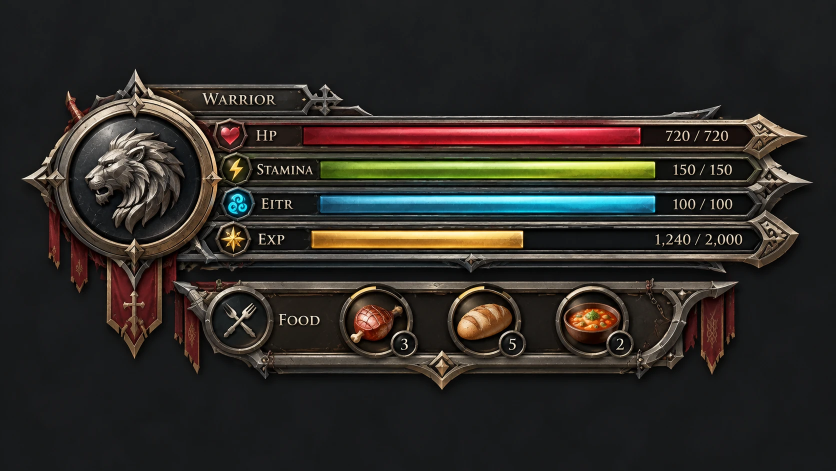
#> input picture docs/source_art/hud_frames/HUD_warrior.png, 1672 x 941 px (shown at 1/2 size); its folder holds 4 pictures in this run
$ python build_hud_frames.py
#> lines starting #> are read from the running program, lines starting #| are printed output that depends on the picture; after the words box and inside, x2 and y2 are one past the last pixel; in counts of white or black regions, pixels touching at a corner belong together
"""v0.25.68 HUD frames from the user's four paintings (docs/source_art/hud_frames/HUD_<class>.png).
Cleans each painting (bar fills, values, class name, food items/counts removed -> live), keys the
background to alpha, recolours the class accent per Advancement Class and writes a preview sheet.
Usage: python3 tools/build_hud_frames.py [preview_out.png] [asset_out_dir]"""
import sys, os, math
import numpy as np, cv2
from PIL import Image, ImageDraw, ImageFont, ImageFilter

ROOT = os.path.dirname(os.path.dirname(os.path.abspath(__file__)))
SRC = os.path.join(ROOT, "docs", "source_art", "hud_frames")
SERIF = "/usr/share/fonts/truetype/dejavu/DejaVuSerif-Bold.ttf"
HUE = {"red": [(0, 12), (165, 180)], "lime": [(25, 50)], "blue": [(85, 118)], "gold": [(10, 32)]}

# Per Base Class geometry in painting pixels.
# bars: (hue key, y band, search x0, x1, x max of the channel)
CLASSES = {
 "Warrior": dict(file="warrior", accent=[(0, 12), (165, 180)],
    # v0.25.80 (user: Warrior like every Class - numbers inside the bars): the painted value column is cleaned and
    # the bars run on to the end caps (trough repainted up to xmax via trough_to_xmax).
    bars=[("red", 245, 300, 590, 1286, 1478), ("lime", 313, 367, 590, 1314, 1494), ("blue", 381, 435, 590, 1314, 1494), ("gold", 451, 507, 590, 1052, 1504)], trough=(1100, 1280), tip=6, trough_to_xmax=True, values_inside=True,
    values=(1292, 245, 1500, 505), value_x=1490,
    name=(330, 176, 600, 222),
    food=[((752, 640), 50), ((968, 640), 50), ((1185, 640), 50)], food_text=[(808, 688), (1024, 688), (1240, 688)], food_digit_r=15,
    keep=[(420, 230, 600, 510)], cut=(374, 443, 432, 340, 545)),
 "Ranger": dict(file="ranger", accent=[(30, 85)],
    bars=[("red", 238, 282, 580, 1292, 1400), ("lime", 304, 352, 580, 1156, 1400), ("blue", 372, 420, 580, 1136, 1400), ("gold", 440, 488, 580, 1082, 1390)], trough=(1150, 1370), tip=6,
    values=None, name=(440, 512, 730, 552),
    food=[((708, 675), 42), ((950, 675), 40), ((1195, 675), 42)], food_text=[(784, 667), (1026, 667), (1272, 667)], food_digit_r=17,
    keep=[(430, 232, 500, 492)], cut=(362, 430, 410, 280, 595),
    # v0.25.164 finish: label column = icon chip + text up to the LAST bar start (STAMINA reaches past the HP fill start),
    # source columns from the clean trough; food slots repainted flat (the leaf garnish spills past any circle).
    label_x1="max", label_sx=1150,
    food_fill=[(648, 641, 836, 717, 845), (890, 641, 1078, 717, 1087), (1135, 641, 1323, 717, 1332)]),
 "Sorcerer": dict(file="sorcerer", accent=[(112, 165)],
    bars=[("red", 230, 282, 700, 1462, 1458), ("lime", 298, 352, 700, 1290, 1462), ("blue", 366, 420, 700, 1226, 1465), ("gold", 436, 492, 700, 1124, 1462)], trough=(1150, 1440), tip=10,
    values=None, name=(205, 522, 455, 568),
    food=[((815, 680), 44), ((975, 680), 44), ((1135, 680), 44)], food_text=[(853, 713), (1013, 713), (1173, 713)], food_digit_r=14,
    keep=[(520, 225, 610, 495)], cut=(358, 428, 515, 420, 590), label_x1="max", label_sx=1180),
 "Cleric": dict(file="cleric", accent=[(12, 34)],
    bars=[("red", 278, 330, 660, 1452, 1448), ("lime", 357, 405, 660, 1400, 1450), ("blue", 434, 484, 660, 1400, 1450), ("gold", 506, 560, 660, 1146, 1450)], trough=(1240, 1440), tip=22,
    values=None, name=(200, 578, 380, 622),
    food=[((760, 672), 46), ((1012, 672), 46), ((1266, 672), 48)], food_text=[(870, 672), (1120, 672), (1374, 672)], food_digit_r=0,
    keep=[(470, 270, 560, 570)], food_erase=[(815, 650, 925, 695), (1065, 650, 1175, 695), (1318, 650, 1430, 695)], cut=(420, 494, 470, 410, 628)),
}
# Advancement Class colours (target hue in OpenCV 0-180, saturation multiplier, value multiplier)
ACS = {
 "Warrior": [("Warrior", None), ("Sword Master", (108, 1.15, 1.1)), ("Mercenary", (12, 1.2, 1.15))],
 "Cleric": [("Cleric", None), ("Paladin", (172, 0.9, 1.0)), ("Priest", (72, 0.9, 1.0))],
 "Sorcerer": [("Sorcerer", None), ("Archmage", (115, 1.0, 1.05)), ("Horizon Walker", (92, 1.0, 1.05))],
 "Ranger": [("Ranger", None), ("Acrobat", (80, 1.0, 1.05)), ("Bowmaster", (20, 1.2, 1.1))],
}

def hue_mask(hsv, ranges, smin, vmin):
    h, s, v = hsv[..., 0], hsv[..., 1], hsv[..., 2]
    m = np.zeros(h.shape, bool)
    for a, b in ranges: m |= (h >= a) & (h <= b)
    return m & (s >= smin) & (v >= vmin)

def build(cls):
    g = CLASSES[cls]
    bgr = cv2.imread(os.path.join(SRC, "HUD_" + g["file"] + ".png"))
    hsv = cv2.cvtColor(bgr, cv2.COLOR_BGR2HSV)
    H, W = bgr.shape[:2]
    erase = np.zeros((H, W), np.uint8)
    strips = []
    base_img = bgr.copy()
    # trough profile: averaged columns of the empty EXP channel, resampled per bar
    gk, gy0, gy1, gx0, gx1, gxm = g["bars"][3]
    gm = hue_mask(hsv[gy0:gy1, gx0:gx1], HUE[gk], 70, 70)
    gys = np.nonzero(gm)[0]
    ty0, ty1 = gy0 + gys.min() - 4, gy0 + gys.max() + 5
    tx0, tx1 = g["trough"]
    profile = bgr[ty0:ty1, tx0:tx1].astype(float).mean(axis=1)   # (h, 3)
    for key, y0, y1, x0, x1, xmax in g["bars"]:
        m = np.zeros((H, W), np.uint8)
        m[y0:y1, x0:x1] = hue_mask(hsv[y0:y1, x0:x1], HUE[key], 70, 70)
        m = cv2.morphologyEx(m, cv2.MORPH_CLOSE, np.ones((5, 5), np.uint8))
        n, lab, st, _ = cv2.connectedComponentsWithStats(m, 8)
        if n > 1:
            big = 1 + int(np.argmax(st[1:, 4]))
            keepc = [i for i in range(1, n) if st[i, 4] > 150 and abs((st[i, 1] + st[i, 3] / 2) - (st[big, 1] + st[big, 3] / 2)) < 8]
            m = np.isin(lab, keepc).astype(np.uint8)
        ys, xs = np.nonzero(m)
        bx0, bx1, by0, by1 = xs.min(), xs.max(), ys.min(), ys.max()
        pad = 3
        crop = bgr[by0 - pad:by1 + pad + 1, bx0 - pad:bx1 + pad + 1]
        alpha = cv2.GaussianBlur(cv2.dilate(m[by0 - pad:by1 + pad + 1, bx0 - pad:bx1 + pad + 1] * 255, np.ones((3, 3), np.uint8)), (5, 5), 0)
        strips.append(dict(key=key, img=crop, alpha=alpha, x0=bx0 - pad, y0=by0 - pad, xmax=xmax + pad, full=(bx1 + pad)))
        # paint the empty trough over the fill (+ its glow tip), feathered at the ends
        ry0, ry1 = by0 - 4, by1 + 5
        rx0, rx1 = bx0 - 4, min(W - 1, bx1 + g["tip"] + 8)
        if g.get("trough_to_xmax"): rx1 = max(rx1, min(W - 1, xmax + 4))
        hgt = ry1 - ry0
        prof = cv2.resize(profile[None, :, :].astype(np.float32), (hgt, 1), interpolation=cv2.INTER_LINEAR)[0]
        block = np.repeat(prof[:, None, :], rx1 - rx0, axis=1)
        wgt = np.ones((hgt, rx1 - rx0))
        f = 6
        for i in range(f):
            wgt[:, i] *= (i + 1) / (f + 1); wgt[:, -1 - i] *= (i + 1) / (f + 1)
            wgt[i, :] *= (i + 1) / (f + 1); wgt[-1 - i, :] *= (i + 1) / (f + 1)
        reg = base_img[ry0:ry1, rx0:rx1].astype(float)
        base_img[ry0:ry1, rx0:rx1] = (reg * (1 - wgt[..., None]) + block * wgt[..., None]).astype(np.uint8)
    bgr_src = bgr
    bgr = base_img
    def text_erase(rect, smax=90, vmin=120):
        x0, y0, x1, y1 = rect
        sub = hsv[y0:y1, x0:x1]
        t = ((sub[..., 1] <= smax) & (sub[..., 2] >= vmin)).astype(np.uint8) * 255
        erase[y0:y1, x0:x1] |= cv2.dilate(t, np.ones((5, 5), np.uint8))
    if g["values"]: text_erase(g["values"], 90, 110)
    text_erase(g["name"], 110, 120)
    if not g.get("food_fill"):
        for (c, r) in g["food"]:
            cv2.circle(erase, c, r, 255, -1)
    for (x0, y0, x1, y1) in g.get("food_erase", []):
        text_erase((x0, y0, x1, y1), 140, 110)
    if g["food_digit_r"]:
        for c in g["food_text"]:
            x, y = c; rr = g["food_digit_r"]
            text_erase((x - rr, y - rr - 4, x + rr, y + rr + 4), 80, 110)
    clean = cv2.inpaint(bgr, erase, 6, cv2.INPAINT_TELEA) if erase.any() else bgr
    for (x0, y0, x1, y1, sx) in g.get("food_fill", []):
        # empty slot: the interior's own vertical profile (clean column right of the count), feathered 3 px
        prof = clean[y0:y1, sx - 3:sx + 4].astype(float).mean(axis=1)
        block = np.repeat(prof[:, None, :], x1 - x0, axis=1)
        wgt = np.ones((y1 - y0, x1 - x0)); f = 3
        for i in range(f):
            wgt[:, i] *= (i + 1) / (f + 1); wgt[:, -1 - i] *= (i + 1) / (f + 1)
            wgt[i, :] *= (i + 1) / (f + 1); wgt[-1 - i, :] *= (i + 1) / (f + 1)
        reg = clean[y0:y1, x0:x1].astype(float)
        clean[y0:y1, x0:x1] = (reg * (1 - wgt[..., None]) + block * wgt[..., None]).astype(np.uint8)
    clean, lab_region = remove_label_column(g, clean, strips)
    # alpha: background-like pixels connected to the border become transparent (soft by distance)
    bg = np.median(np.concatenate([bgr_src[:20, :20].reshape(-1, 3), bgr_src[-20:, -20:].reshape(-1, 3), bgr_src[:20, -20:].reshape(-1, 3), bgr_src[-20:, :20].reshape(-1, 3)]), axis=0)
    diff = np.abs(bgr_src.astype(int) - bg).max(axis=2)
    lowm = (diff < 26).astype(np.uint8)
    n, lab = cv2.connectedComponents(lowm, connectivity=4)
    outside = np.isin(lab, np.unique(np.concatenate([lab[0], lab[-1], lab[:, 0], lab[:, -1]])))
    outside &= lowm.astype(bool)
    a = np.full((H, W), 255.0)
    a[outside] = np.clip((diff[outside] - 16) / 24.0, 0, 1) * 255
    a = cv2.GaussianBlur(a, (3, 3), 0)
    if lab_region is not None and g.get("label_x1"):   # Warrior / Cleric frames stay byte-identical
        # v0.25.164: the label column's ALPHA comes from the same source columns too - before, only the colour was replaced
        # and the old HP / STAMINA / EXP shapes (and the background-keyed label chips) ghosted through.
        ly0, ly1, lx0, lx1, lsx, lw = lab_region
        a[ly0:ly1, lx0:lx1] = a[ly0:ly1, lx0:lx1] * (1 - lw[None, :]) + a[ly0:ly1, lsx:lsx + (lx1 - lx0)] * lw[None, :]
        # The empty troughs are near-black like the painting's backdrop, so the keyer made parts of them see-through
        # (Ranger HP / Eitr: the world showed inside the bars). Every trough is opaque, label column to channel end.
        for st in strips:
            a[st["y0"] + 2:st["y0"] + st["img"].shape[0] - 2, st["x0"]:st["xmax"]] = 255
    # un-premultiply the dark background out of soft edges
    af = np.clip(a / 255.0, 1e-3, 1)[..., None]
    rgb = np.clip((clean.astype(float) - bg * (1 - af)) / af, 0, 255)
    rgb = np.where(af > 0.02, rgb, clean)
    keep = np.zeros((H, W), bool)
    for (x0, y0, x1, y1) in g["keep"]: keep[y0:y1, x0:x1] = True
    for key, y0, y1, x0, x1, xmax in g["bars"]: keep[y0:y1, x0:xmax + 10] = True
    rgb = rgb.astype(np.uint8); a = a.astype(np.uint8)
    if g.get("cut"):
        rgb, a, keep = cut_eitr_row(g, rgb, a, keep, strips, profile)
    return dict(g=g, rgb=rgb, alpha=a, strips=strips, keep=keep)

# v0.25.74 (user): the painted label column (stat icon + HP / STAMINA / EXP text) goes away; the names are drawn
# INSIDE the bars. The bar block is uniform horizontally, so the column is rebuilt from bar-area columns right of it
# (troughs + row separators), feathered into the left border, and every bar starts at the old column's left edge.
def remove_label_column(g, img, strips):
    kx0, ky0, kx1, ky1 = g["keep"][0]
    lx0 = kx0 + g.get("label_pad", 0)
    x1 = (max if g.get("label_x1") == "max" else min)(st["x0"] for st in strips) + 3
    w = x1 - lx0
    sx = g.get("label_sx", x1 + 24)
    y0, y1 = ky0 - 6, ky1 + 6
    out = img.astype(float)
    src = img[y0:y1, sx:sx + w].astype(float)
    wgt = np.ones(w)
    f = 8
    for i in range(f):
        wgt[i] = (i + 1) / (f + 1.0)
    out[y0:y1, lx0:x1] = out[y0:y1, lx0:x1] * (1 - wgt[None, :, None]) + src * wgt[None, :, None]
    for st in strips:
        st["x0"] = lx0 + 4
    return out.astype(np.uint8), (y0, y1, lx0, x1, sx, wgt)

# v0.25.73 (user): Stamina and Eitr share ONE bar line split in two. The painted Eitr row is cut out: everything right of
# the bar column below the Stamina row (plus the food tray) moves up by one row height; a divider is painted at the
# middle of the Stamina trough. cut = (row y0, row y1, column x, food left, food top) in painting pixels.
def cut_shift(g, x, y):
    y0, y1, xs, fl, ft = g["cut"]
    return y - (y1 - y0) if (y >= y0 and x >= xs) or (y >= ft and x >= fl) else y

def cut_eitr_row(g, rgb, a, keep, strips, profile):
    y0, y1, xs, fl, ft = g["cut"]
    bh = y1 - y0
    H, W = a.shape
    S = np.zeros((H, W), bool); S[y0:, xs:] = True; S[ft:, fl:] = True
    img = np.dstack([rgb[..., ::-1], a])
    A = img.copy(); A[S] = 0
    src = img.copy(); src[~S] = 0; src[y0:y1, xs:] = 0
    B = np.zeros_like(img); B[:H - bh] = src[bh:]
    pa = Image.fromarray(A, "RGBA"); pa.alpha_composite(Image.fromarray(B, "RGBA"))
    out = np.array(pa)
    k2 = keep.copy(); k2[S] = False
    ks = keep & S; ks[y0:y1, xs:] = False
    k2[:H - bh] |= ks[bh:]
    # strips: EXP moves up, Eitr takes the right half of the Stamina row
    s1 = strips[1]
    strips[3]["y0"] -= bh
    gk, gy0, gy1, gx0, gx1, gxm = g["bars"][1]
    full0, full1 = s1["x0"], s1["xmax"]
    mid = (full0 + full1) // 2
    gap = 7
    g["split"] = (mid, gap)
    # divider: dark slot in the trough with lighter rims
    ty0, ty1 = s1["y0"] + 1, s1["y0"] + s1["img"].shape[0] - 1
    rgbo = out[..., :3][..., ::-1].copy()
    dark = profile.min(axis=0)
    for x in range(mid - gap + 2, mid + gap - 1):
        t = abs(x - mid) / float(gap)
        col = dark * (0.35 + 0.4 * t)
        rgbo[ty0:ty1, x] = col.astype(np.uint8)
    rim = np.array([120, 170, 200], float)   # BGR warm gold
    for x in (mid - gap + 1, mid + gap - 1):
        rgbo[ty0:ty1, x] = (rgbo[ty0:ty1, x].astype(float) * 0.4 + rim * 0.6).astype(np.uint8)
    return rgbo, out[..., 3].copy(), k2

def recolor(base, target):
    if target is None: return base["rgb"]
    th, sm, vm = target
    hsv = cv2.cvtColor(base["rgb"], cv2.COLOR_BGR2HSV).astype(float)
    acc = hue_mask(hsv.astype(np.uint8), base["g"]["accent"], 45, 30) & ~base["keep"]
    acc = cv2.GaussianBlur(acc.astype(float), (5, 5), 0)
    out = hsv.copy()
    out[..., 0] = th
    out[..., 1] = np.clip(hsv[..., 1] * sm, 0, 255)
    out[..., 2] = np.clip(hsv[..., 2] * vm, 0, 255)
    rgb2 = cv2.cvtColor(out.astype(np.uint8), cv2.COLOR_HSV2BGR).astype(float)
    m = acc[..., None]
    return (base["rgb"] * (1 - m) + rgb2 * m).astype(np.uint8)

def to_pil(bgr, alpha):
    rgba = np.dstack([bgr[..., ::-1], alpha])
    return Image.fromarray(rgba, "RGBA")

def stretch_strip(st, frac):
    img = to_pil(st["img"], st["alpha"])
    w, h = img.size
    target = int(round((st["xmax"] - st["x0"]) * frac))
    if target < 4: return None
    cap = min(int(h * 1.1), w // 3, target // 2)
    left = img.crop((0, 0, cap, h)); right = img.crop((w - cap, 0, w, h)); mid = img.crop((cap, 0, w - cap, h))
    out = Image.new("RGBA", (target, h), (0, 0, 0, 0))
    out.paste(left, (0, 0)); out.paste(right, (target - cap, 0))
    if target - 2 * cap > 0: out.paste(mid.resize((target - 2 * cap, h), Image.LANCZOS), (cap, 0))
    return out

def text(d, xy, s, size, fill=(236, 226, 200), anchor="mm", maxw=None):
    f = ImageFont.truetype(SERIF, size)
    while maxw and d.textlength(s, font=f) > maxw and size > 8:
        size -= 1; f = ImageFont.truetype(SERIF, size)
    d.text((xy[0] + 2, xy[1] + 2), s, font=f, fill=(0, 0, 0, 200), anchor=anchor)
    d.text(xy, s, font=f, fill=fill, anchor=anchor)

FOOD = None
def food_icons():
    global FOOD
    if FOOD: return FOOD
    im = Image.open(os.path.join(SRC, "HUD_warrior.png")).convert("RGBA")
    FOOD = []
    for (cx, cy) in [(752, 640), (968, 640), (1185, 640)]:
        r = 46; ic = im.crop((cx - r, cy - r, cx + r, cy + r))
        m = Image.new("L", (2 * r, 2 * r), 0); ImageDraw.Draw(m).ellipse([0, 0, 2 * r - 1, 2 * r - 1], fill=255)
        ic.putalpha(m.filter(ImageFilter.GaussianBlur(1))); FOOD.append(ic)
    return FOOD

def compose(base, ac, target, values=(1.0, 0.82, 0.55, 0.62)):
    rgb = recolor(base, target)
    img = to_pil(rgb, base["alpha"])
    d = ImageDraw.Draw(img)
    g = base["g"]
    sp = g.get("split")
    s1 = base["strips"][1]
    for i, (st, f) in enumerate(zip(base["strips"], values)):
        st = dict(st); st["img"] = bar_colour(st["img"], i)
        if sp and i == 1: st["xmax"] = sp[0] - sp[1]
        if sp and i == 2:
            h1 = s1["img"].shape[0]
            st["img"] = cv2.resize(st["img"], (st["img"].shape[1], h1)); st["alpha"] = cv2.resize(st["alpha"], (st["alpha"].shape[1], h1))
            st["x0"], st["y0"], st["xmax"] = sp[0] + sp[1], s1["y0"], s1["xmax"]
        s = stretch_strip(st, f)
        if s: img.alpha_composite(s, (st["x0"], st["y0"]))
    d = ImageDraw.Draw(img)
    if g["values"] and not g.get("values_inside"):
        nums = ["720 / 720", "123 / 150", "55 / 100", "1,240 / 2,000"]
        if sp: nums[1] = "123 | 55"
        for i, ((key, y0, y1, *_), s) in enumerate(zip(g["bars"], nums)):
            if sp and i == 2: continue
            text(d, (g["value_x"], cut_shift(g, g["value_x"], (y0 + y1) // 2) if sp else (y0 + y1) // 2), s, 30, anchor="rm")
    # v0.25.74 names inside the bars (game draws the same)
    for i, st in enumerate(base["strips"]):
        x0, y0, xmax = st["x0"], st["y0"], st["xmax"]
        h = st["img"].shape[0]
        if sp and i == 1: xmax = sp[0] - sp[1]
        if sp and i == 2: x0, y0, xmax, h = sp[0] + sp[1], s1["y0"], s1["xmax"], s1["img"].shape[0]
        cy = y0 + h // 2
        text(d, (x0 + 18, cy), ["HP", "STAMINA", "EITR", "EXP"][i], 24, anchor="lm")
        if not g["values"] or g.get("values_inside"):
            text(d, (xmax - 18, cy), ["720 / 720", "123", "55", "Lv 12"][i], 24, anchor="rm")
    x0, y0, x1, y1 = g["name"]
    ny = cut_shift(g, (x0 + x1) // 2, (y0 + y1) // 2) if sp else (y0 + y1) // 2
    text(d, ((x0 + x1) // 2, ny), ac.upper(), 30, maxw=(x1 - x0) - 30)
    icons = food_icons()
    for i, ((c, r), t) in enumerate(zip(g["food"], g["food_text"])):
        if sp: t = (t[0], cut_shift(g, c[0], t[1])); c = (c[0], cut_shift(g, c[0], c[1]))
        ic = icons[i].resize((2 * r - 6, 2 * r - 6), Image.LANCZOS)
        img.alpha_composite(ic, (c[0] - r + 3, c[1] - r + 3))
        text(d, t, ["27m", "17m", "9m"][i], 26 if g["food_digit_r"] else 30, anchor="mm")
    return img

def buffs_at(img, bb):
    d = ImageDraw.Draw(img)
    icons = ["Buff_hyper_armor.png", "Buff_attack_speed.png", "Buff_damage.png", "Buff_fury.png"]
    x = bb[0] + int((bb[2] - bb[0]) * 0.56); y = bb[1] - 150
    for i, n in enumerate(icons):
        bx = x + i * 92
        good = i < 3
        d.rectangle([bx - 4, y - 4, bx + 76, y + 76], fill=(14, 13, 16, 235), outline=(200, 190, 160, 255), width=3)
        d.rectangle([bx + 1, y + 1, bx + 71, y + 71], outline=(90, 200, 110, 255) if good else (210, 70, 60, 255), width=3)
        ic = Image.open(os.path.join(ROOT, "ImmortalHeroesAssets", n)).convert("RGBA").resize((64, 64), Image.LANCZOS)
        img.alpha_composite(ic, (bx + 4, y + 4))
        text(d, (bx + 36, y + 100), ["12s", "45s", "1m", "8s"][i], 24)

AC_KEYS = {"Warrior": "Warrior", "Sword Master": "SwordMaster", "Mercenary": "Mercenary", "Cleric": "Cleric", "Paladin": "Paladin",
           "Priest": "Priest", "Sorcerer": "Sorcerer", "Archmage": "Wizard", "Horizon Walker": "Spellcaster", "Ranger": "Ranger",
           "Acrobat": "Acrobat", "Bowmaster": "Bowmaster"}
EXPORT_SCALE = 0.5

# [47 lines left out: function export, not called in this run]

# v0.25.69 (user): Stamina stays YELLOW and Eitr PURPLE like the vanilla / old HUD bars (the paintings had lime / cyan).
BAR_HUE = {1: (21, 1.15, 1.0), 2: (134, 0.95, 0.95)}

def bar_colour(bgr, i):
    if i not in BAR_HUE: return bgr
    th, sm, vm = BAR_HUE[i]
    hsv = cv2.cvtColor(bgr, cv2.COLOR_BGR2HSV).astype(float)
    hsv[..., 0] = th
    hsv[..., 1] = np.clip(hsv[..., 1] * sm, 0, 255)
    hsv[..., 2] = np.clip(hsv[..., 2] * vm, 0, 255)
    return cv2.cvtColor(hsv.astype(np.uint8), cv2.COLOR_HSV2BGR)

# [6 lines left out: function greyscale, not called in this run]

def main():
    if len(sys.argv) > 1 and sys.argv[1] == "--export":
        export(sys.argv[2] if len(sys.argv) > 2 else os.path.join(ROOT, "ImmortalHeroesAssets"))
        return
    out = sys.argv[1] if len(sys.argv) > 1 else os.path.join(ROOT, "docs", "previews", "PREVIEW_v0.25.68_HUD_Frames.png")
    asset_dir = sys.argv[2] if len(sys.argv) > 2 else None
    rows = []
    for cls in ["Warrior", "Cleric", "Sorcerer", "Ranger"]:
        base = build(cls)
#> in build, bgr is the input picture: shape (941, 1672, 3); mean B, G, R 38.6, 42.7, 46
#> in hue_mask, `h, s, v = hsv[..., 0], hsv[..., 1], hsv[..., 2]`:
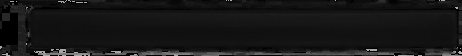
#> h: shape (56, 462); min 0, max 175, mean 23
#> in hue_mask, `h, s, v = hsv[..., 0], hsv[..., 1], hsv[..., 2]`:
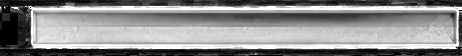
#> s: shape (56, 462); min 0, max 255, mean 139.5
#> in hue_mask, `h, s, v = hsv[..., 0], hsv[..., 1], hsv[..., 2]`:
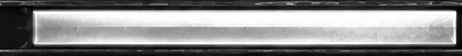
#> v: shape (56, 462); min 0, max 255, mean 137.3
#> the loop in hue_mask, `for a, b in ranges: m |= (h >= a) & (h <= b)` made 1 pass
#> pass 1, in hue_mask, `for a, b in ranges: m |= (h >= a) & (h <= b)`:
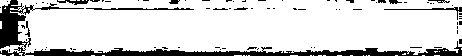
#> m: shape (56, 462) bool; 84.2% white; 77 black regions (66 under 20 px), largest, box (x1, y1, x2, y2) and area: (0, 0, 462, 56) 3216, (86, 7, 194, 10) 173, (384, 7, 462, 20) 128
#> in hue_mask, `return m & (s >= smin) & (v >= vmin)`:
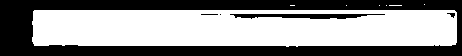
#> returned value: shape (56, 462) bool; 56.8% white; 5 black regions (2 under 20 px), largest, box (x1, y1, x2, y2) and area: (0, 0, 462, 56) 10613, (230, 14, 385, 19) 536, (447, 13, 455, 18) 21
#> in build, `gys = np.nonzero(gm)[0]`: gys = 14684 values from 4 to 46
#> in build, `ty0, ty1 = gy0 + gys.min() - 4, gy0 + gys.max() + 5`: ty0 = 451; ty1 = 502
#> in build, `profile = bgr[ty0:ty1, tx0:tx1].astype(float).mean(axis=1)`: profile = 51 rows, first 8: [42.41, 45.43, 48.52], [87.78, 90.82, 92.51], [67.94, 71.1, 71.9], [77.58, 81.09, 82], [73.68, 76.42, 77.4], [33.33, 34.19, 34.88], [4.68, 4.79, 5.38], [0.517, 0.539, 0.528]
#> the loop in build, `for key, y0, y1, x0, x1, xmax in g["bars"]:` made 4 passes
#> (n, big, keepc, bx0, bx1, by0, by1, ry0) on passes 1 to 4: (7, 1, [1], 590, 1285, 245, 299, 241), (18, 2, [2], 641, 1310, 313, 362, 309), (8, 1, [1], 640, 1311, 381, 432, 377), (3, 2, [2], 622, 1046, 456, 497, 452)
#> pass 1, in hue_mask (call 2), `h, s, v = hsv[..., 0], hsv[..., 1], hsv[..., 2]`:
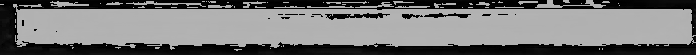
#> h: shape (55, 696); min 0, max 179, mean 118.4
#> pass 1, in hue_mask (call 2), `h, s, v = hsv[..., 0], hsv[..., 1], hsv[..., 2]`:
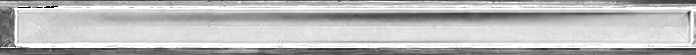
#> s: shape (55, 696); min 0, max 255, mean 186.7
#> (the rest of the program and of its run is left out)
